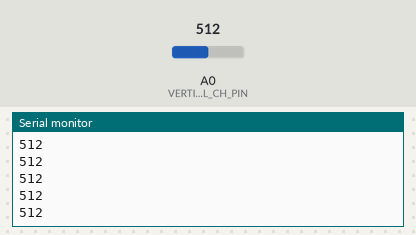
A sketch run on a simulated Arduino Uno, built with avr-gcc and run on an emulated ATmega328P. Shown: the last lines printed to the serial monitor. Inputs (shaded band) come from the test bench; at power-on: A0 (VERTICAL_CH_PIN) = 512.

Above: at 1.2 s.
1.3 s: A0 (VERTICAL_CH_PIN) set to 716
At 2.0 s:
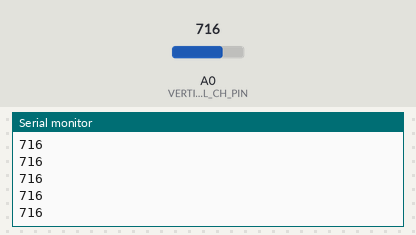
2.8 s: A0 (VERTICAL_CH_PIN) set to 900
At 3.3 s:
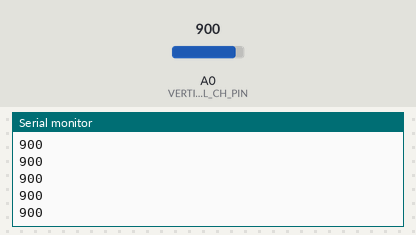
Timing chart, 0 to 5.8 s (numbered marks = the images above; inputs shaded):
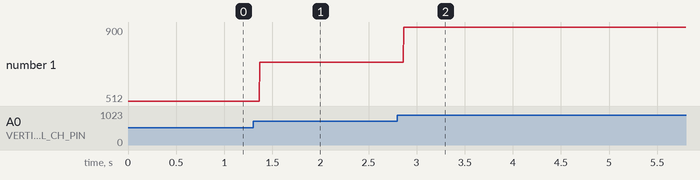

Measured:
- after the input at 1.3 s, the serial monitor: prints a new line after 0.07 s (image 1)
- after the input at 2.8 s, the serial monitor: prints a new line after 0.07 s (image 2)
- plotted number 1: 512 → 716 after the input at 1.3 s, 716 → 900 after the input at 2.8 s

The sketch:

first_test.ino
```cpp
#define VERTICAL_CH_PIN A0

int vertical_reading = 0;

void setup() {
  Serial.begin(9600);
  pinMode(VERTICAL_CH_PIN, INPUT);
}

void loop() {
  vertical_reading = analogRead(VERTICAL_CH_PIN);
  Serial.println(vertical_reading);
  delay(3);
}
```
